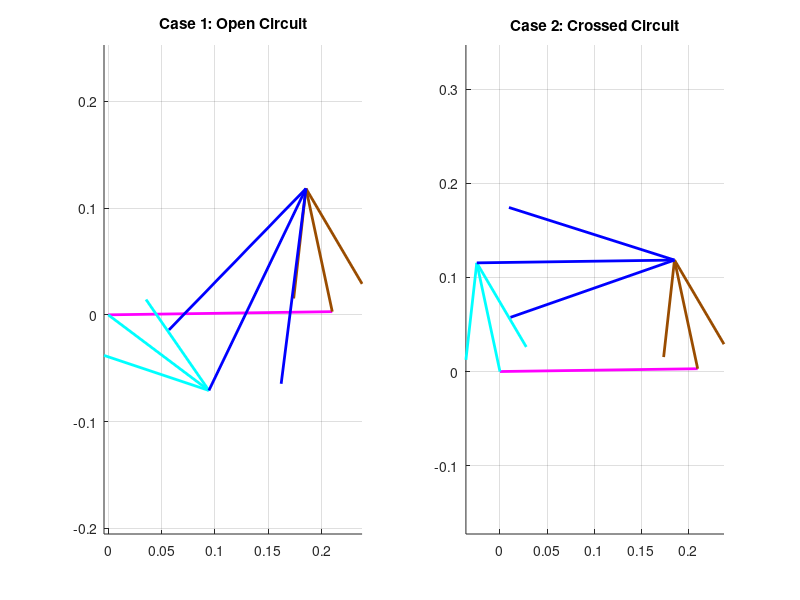

This figure's MATLAB source:
clear all
close all
clc

% ==========================================
% 1. PARAMETERS
% ==========================================
L1 = 0.210; % Ground (Pink) - d
L2 = 0.118; % Crank (Cyan) - a
L3 = 0.210; % Coupler (Blue) - b
L4 = 0.118; % Rocker (Brown) - c (Input here)

% กำหนดตัวแปรสำหรับคำนวณ
d = L1;
a = L2; 
b = L3;
c = L4;

% Input Parameters
theta4_deg = 102.05; 
offset_deg = 0.81;

% Convert to radians
offset = deg2rad(offset_deg);
q4_local = deg2rad(theta4_deg) - offset;

% ==========================================
% 2. CALCULATION (Inverted with Frame Correction)
% ==========================================
% *** หัวใจสำคัญ: หมุน Input ไป -180 องศา เพื่อเข้าสู่ Inverted Frame (O4 มองไป O2) ***
q_in_calc = q4_local - pi; 

% สลับตัวแปร: ให้ c (Link 4) เป็น Input, a (Link 2) เป็น Output ที่จะหา
d_sim = d;
a_sim = c; % Link 4 ทำหน้าที่เป็น Crank
b_sim = b;
c_sim = a; % Link 2 ทำหน้าที่เป็น Rocker

% Freudenstein Constants (Inverted)
K1 = d_sim/a_sim;
K2 = d_sim/c_sim;
K3 = (a_sim^2 - b_sim^2 + c_sim^2 + d_sim^2)/(2*a_sim*c_sim);
K4 = d_sim/b_sim;
K5 = (c_sim^2 - d_sim^2 - a_sim^2 - b_sim^2)/(2*a_sim*b_sim);

% Coefficients
A = cos(q_in_calc) - K1 - K2*cos(q_in_calc) + K3;
B = -2*sin(q_in_calc);
C = K1 - (K2+1)*cos(q_in_calc) + K3;

D_val = cos(q_in_calc) - K1 + K4*cos(q_in_calc) + K5;
E_val = -2*sin(q_in_calc);
F_val = K1 + (K4-1)*cos(q_in_calc) + K5;

% Solve Quadratic
det_AC = sqrt(B^2 - 4*A*C);
det_DF = sqrt(E_val^2 - 4*D_val*F_val);

% --- หาคำตอบใน Inverted Frame ---
% สูตรมาตรฐาน: (-B - sqrt) คือ Open, (-B + sqrt) คือ Crossed
q2_inv_1 = 2*atan2((-B - det_AC), (2*A));
q3_inv_1 = 2*atan2((-E_val - det_DF), (2*D_val));

q2_inv_2 = 2*atan2((-B + det_AC), (2*A));
q3_inv_2 = 2*atan2((-E_val + det_DF), (2*D_val));

% ==========================================
% 3. TRANSFORM BACK TO GLOBAL (หมุนกลับ)
% ==========================================
% *** หัวใจสำคัญ: บวก 180 องศา กลับคืน เพื่อให้ทิศทางถูกต้องในโลกจริง ***
Theta2_Open_Local  = q2_inv_1 + pi;
Theta3_Open_Local  = q3_inv_1 + pi;

Theta2_Cross_Local = q2_inv_2 + pi;
Theta3_Cross_Local = q3_inv_2 + pi;

% บวก Offset ของพื้นเอียง
T2_Open = Theta2_Open_Local + offset;
T3_Open = Theta3_Open_Local + offset;

T2_Cross = Theta2_Cross_Local + offset;
T3_Cross = Theta3_Cross_Local + offset;

Theta4_Global = q4_local + offset;

% ==========================================
% 4. PLOTTING (VECTOR LOOP)
% ==========================================
% Global Rotation Matrix
Rot = exp(1i * offset);

% Ground (Pink)
R1 = d * exp(1i * offset);

% --- สร้างเวกเตอร์ Case 1 (Open) ---
R2_Op = a * exp(1i * T2_Open);           % Link 2 (Cyan) - เริ่มที่ O2 (0,0)
R4_Op = c * exp(1i * Theta4_Global);     % Link 4 (Brown) - สัมพัทธ์กับ O4
% Link 3 (Blue) ต้องเชื่อมปลาย R2 ไปหาปลาย R4
% ตำแหน่งปลาย R4 (Point B) = R1 + R4_Op
% ตำแหน่งปลาย R2 (Point A) = R2_Op
% เวกเตอร์ R3 = B - A
vec_B_Op = R1 + R4_Op;
vec_A_Op = R2_Op;
R3_Op = vec_B_Op - vec_A_Op;

% --- สร้างเวกเตอร์ Case 2 (Crossed) ---
R2_Cr = a * exp(1i * T2_Cross);
R4_Cr = c * exp(1i * Theta4_Global);
vec_B_Cr = R1 + R4_Cr;
vec_A_Cr = R2_Cr;
R3_Cr = vec_B_Cr - vec_A_Cr;

% --- PLOT ---
figure(1); clf;

% Subplot 1: Case 1 (Open)
subplot(1,2,1); hold on; grid on; axis equal;
title('Case 1: Open Circuit');
% Ground
plot([0 real(R1)], [0 imag(R1)], 'm-', 'LineWidth', 2);
% Link 2 (Cyan)
quiver(0, 0, real(R2_Op), imag(R2_Op), 0, 'c', 'LineWidth', 2, 'MaxHeadSize', 0.5);
% Link 4 (Brown) เริ่มที่ O4
quiver(real(R1), imag(R1), real(R4_Op), imag(R4_Op), 0, 'Color', [0.6 0.3 0], 'LineWidth', 2, 'MaxHeadSize', 0.5);
% Link 3 (Blue)
quiver(real(R2_Op), imag(R2_Op), real(R3_Op), imag(R3_Op), 0, 'b', 'LineWidth', 2, 'MaxHeadSize', 0.5);

% Subplot 2: Case 2 (Crossed)
subplot(1,2,2); hold on; grid on; axis equal;
title('Case 2: Crossed Circuit');
% Ground
plot([0 real(R1)], [0 imag(R1)], 'm-', 'LineWidth', 2);
% Link 2 (Cyan)
quiver(0, 0, real(R2_Cr), imag(R2_Cr), 0, 'c', 'LineWidth', 2, 'MaxHeadSize', 0.5);
% Link 4 (Brown) เริ่มที่ O4
quiver(real(R1), imag(R1), real(R4_Cr), imag(R4_Cr), 0, 'Color', [0.6 0.3 0], 'LineWidth', 2, 'MaxHeadSize', 0.5);
% Link 3 (Blue)
quiver(real(R2_Cr), imag(R2_Cr), real(R3_Cr), imag(R3_Cr), 0, 'b', 'LineWidth', 2, 'MaxHeadSize', 0.5);

% --- DISPLAY VALUES ---
disp('======================================');
disp(['Loop 1 Analysis (Input Theta4 = ' num2str(theta4_deg) ' deg)']);
disp('======================================');
disp('--- CASE 1 (OPEN) ---');
disp(['  Link 2 (Cyan):  ', num2str(rad2deg(T2_Open))]);
disp(['  Link 3 (Blue):  ', num2str(rad2deg(angle(R3_Op)))]);
disp(' ');
disp('--- CASE 2 (CROSSED) ---');
disp(['  Link 2 (Cyan):  ', num2str(rad2deg(T2_Cross))]);
disp(['  Link 3 (Blue):  ', num2str(rad2deg(angle(R3_Cr)))]);
